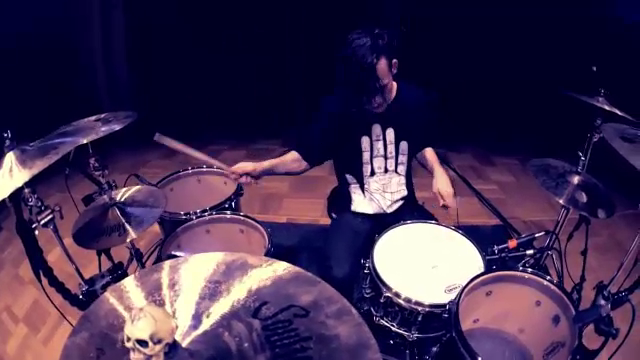
#> input picture frame 46 of Videos/drummer.mp4, 640 x 360 px
$ jupyter execute '37 - Background subtraction.ipynb'
#> lines starting #> are read from the running program, lines starting #| are printed output that depends on the picture; after the words box and inside, x2 and y2 are one past the last pixel; in counts of white or black regions, pixels touching at a corner belong together
## 37 - Background subtraction

Background Subtraction has several use cases in everyday life, It is being used for object segmentation, security enhancement, pedestrian tracking, counting the number of visitors, number of vehicles in traffic etc. It is able to learn and identify the foreground mask.

As the name suggests, it is able to subtract or eliminate the background portion in an image. Its output is a binary segmented image which essentially gives information about the non-stationary objects in the image. There lies a problem in this concept of finding non-stationary portion, as the shadow of the moving object can be moving and sometimes being classified in the foreground.

**The popular Background subtraction algorithms are**:


**BackgroundSubtractorMOG** : It is a gaussian mixture based background segmentation algorithm.

**BackgroundSubtractorMOG2**: It uses the same concept but the major advantage that it provides is in terms of stability even when there is change in luminosity and better identification capability of shadows in the frames.

**Geometric multigrid**: It makes uses of statistical method and per pixel Bayesian segmentation algorithm.

[cell 1]
import cv2
import numpy as np
import matplotlib.pyplot as plt

[cell 2]
cap = cv2.VideoCapture("/Users/alireza/Coding/OpenCV_Learning/OpenCV_Learnings/Videos/drummer.mp4")
background_remover = cv2.createBackgroundSubtractorMOG2()

while(True):
    ret , frame = cap.read()
#> frame is the input picture: shape (360, 640, 3); mean B, G, R 80.3, 46.1, 64
    remover = background_remover.apply(frame)
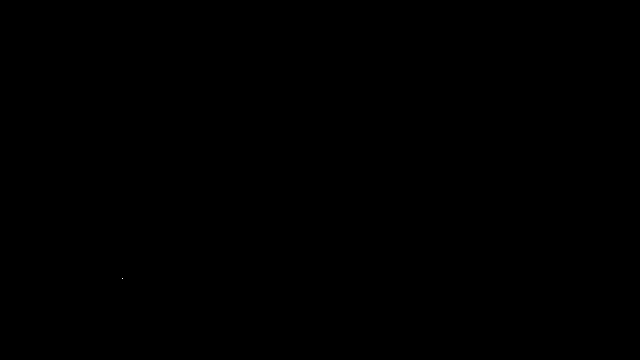
#> remover: shape (360, 640); values 127 (black) and 255 (white), 0% white in thin lines or dots, all inside (x1, y1, x2, y2) = (122, 278, 123, 279)
    cv2.imshow('remover', remover)


    k = cv2.waitKey(30) & 0xff
#> (key Esc is pressed here)
    if k == 27:
        break


cap.release()
cv2.destroyAllWindows()

## **Result was :**

[cell 3]
cap = cv2.VideoCapture("/Users/alireza/Coding/OpenCV_Learning/OpenCV_Learnings/Videos/drummer.mp4")
background_remover = cv2.createBackgroundSubtractorKNN()

while(True):
    ret , frame = cap.read()
    remover = background_remover.apply(frame)
#> remover: shape (360, 640); every value is 255
    cv2.imshow('remover', remover)


    k = cv2.waitKey(30) & 0xff
#> (key Esc is pressed here)
    if k == 27:
        break


cap.release()
cv2.destroyAllWindows()
